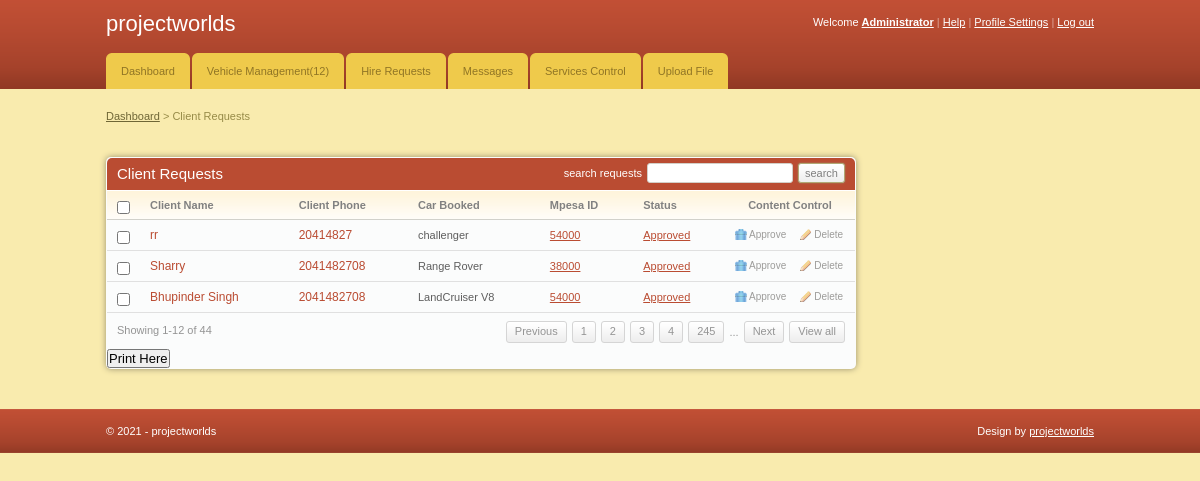
The page /admin/client_requests.php (signed in) on the database its author committed.
### tables this page shows
CREATE TABLE `client` (
  `client_id` int(11) NOT NULL,
  `fname` varchar(255) NOT NULL,
  `email` varchar(255) NOT NULL,
  `id_no` int(11) NOT NULL,
  `phone` int(11) NOT NULL,
  `location` varchar(255) NOT NULL,
  `gender` varchar(255) NOT NULL,
  `car_id` int(11) NOT NULL,
  `status` varchar(255) NOT NULL,
  `mpesa` varchar(255) NOT NULL
);

CREATE TABLE `cars` (
  `car_id` int(11) NOT NULL,
  `car_name` varchar(255) NOT NULL,
  `car_type` varchar(255) NOT NULL,
  `image` text NOT NULL,
  `hire_cost` int(11) NOT NULL,
  `capacity` int(11) NOT NULL,
  `status` varchar(255) NOT NULL,
  `date` date NOT NULL DEFAULT current_timestamp(),
  `model` int(11) NOT NULL
);

### admin/client_requests.php (the view, shortened to what this page needs)
<!DOCTYPE html PUBLIC "-//W3C//DTD XHTML 1.0 Transitional//EN" "http://www.w3.org/TR/xhtml1/DTD/xhtml1-transitional.dtd">
<html xmlns="http://www.w3.org/1999/xhtml">
<head>
	<link rel="stylesheet" href="css/style.css" type="text/css" media="all" />
</head>
<body>
<div id="header">
	<div class="shell">
		<?php
			include 'menu.php';
		?>
	</div>
</div>
<div id="container">
	<div class="shell">
		<div class="small-nav">
			<a href="index.php">Dashboard</a>
			<span>&gt;</span>
			Client Requests
		</div>
		<br />
		<div id="main">
			<div id="content">
				<div class="box">
					<div class="box-head">
						<h2 class="left">Client Requests</h2>
						<div class="right">
							<label>search requests</label>
							<input type="text" class="field small-field" />
							<input type="submit" class="button" value="search" />
						</div>
					</div>
					<div class="table">
						<table width="100%" border="0" cellspacing="0" cellpadding="0">
							<tr>
								<th width="13"><input type="checkbox" class="checkbox" /></th>
								<th>Client Name</th>
								<th>Client Phone</th>
								<th>Car Booked</th>
								<th>Mpesa ID</th>
								<th>Status</th>
								<th width="110" class="ac">Content Control</th>
							</tr>
							<?php
								include '../includes/config.php';
								$select = "SELECT client.client_id,client.fname,client.phone,cars.car_name,cars.hire_cost,client.status
										FROM client JOIN cars ON client.car_id=cars.car_id";
								$result = $conn->query($select);
								while($row = $result->fetch_assoc()){
							?>
							<tr>
								<td><input type="checkbox" class="checkbox" /></td>
								<td><h3><a href="#"><?php echo $row['fname'] ?></a></h3></td>
								<td><h3><a href="#"><?php echo $row['phone'] ?></a></h3></td>
								<td><?php echo $row['car_name'] ?></td>
								<td><a href="#"><?php echo $row['hire_cost'] ?></a></td>
								<td><a href="#"><?php echo $row['status'] ?></a></td>
								<td><a href="javascript:sureToApprove(<?php echo $row['client_id'];?>)" class="ico del">Approve</a><a href="javascript:sureToApprovehirerequest(<?php echo $row['client_id'];?>)" class="ico edit">Delete</a></td>
							</tr>
							<?php
								}
							?>
						</table>
						<div class="pagging">
							<div class="left">Showing 1-12 of 44</div>
							<div class="right">
								<a href="#">Previous</a>
								<a href="#">1</a>
								<a href="#">2</a>
								<a href="#">3</a>
								<a href="#">4</a>
								<a href="#">245</a>
								<span>...</span>
								<a href="#">Next</a>
								<a href="#">View all</a>
							</div>
						</div>
					</div>
					<h2><input type="submit" onclick="window.print()" value="Print Here" /></h2>
				</div>
			</div>
		</div>
	</div>
</div>
<div id="footer">
	<div class="shell">
		<span class="left">&copy; <?php echo date("Y");?> - projectworlds</span>
		<span class="right">
			Design by <a href="http://projectworlds.in">projectworlds</a>
		</span>
	</div>
</div>
</body>
</html>

### admin/css/style.css (style rules this page uses)
* { padding:0; margin:0; outline:0; }
body { background:#f9ebae; font-family: Verdana, sans-serif; font-size:11px; line-height:14px; color:#5e5e5e; }
input, textarea, select { font-family: Verdana, sans-serif; font-size:13px; }
.field { border:solid 1px #d3cfc7; background:#fff; padding:5px; }
.small-field { border:solid 1px #d3cfc7; background:#fff; padding:3px 1px; font-size:11px; }
.checkbox { width:13px; height:13px; vertical-align:top; position:relative; top:2px; }
.button { background:#eee url(images/button.gif) repeat-x 0 0; border:solid 1px #b1a874; color:#7f7f7f; font-size:11px; padding:2px 6px 2px 6px; cursor:pointer; line-height:14px !important; }
a { color:#ba4c32; text-decoration: underline; cursor:pointer; }
.left, .alignleft { float:left; display:inline; }
.right, .alignright { float:right; display:inline; }
.ac { text-align: center !important; }
h2 { font-size:15px; font-weight: normal; }
h3 { font-size:12px; line-height:14px; font-weight: normal; }
h3 a { text-decoration: none; }
.shell { width:988px; margin:0 auto; }
#header { height:89px; background:url(images/header.gif); white-space:nowrap; }
#container { padding:20px 0; }
.small-nav { color:#978b48; padding-bottom:20px; }
.small-nav a { color:#6f6636; }
#content { float:left; width:750px; }
.table th { background:#fffdfa url(images/th.gif) repeat-x 0 0; color:#818181; text-align: left; padding:7px 10px; border-bottom:solid 1px #d2d1cb; }
.table td { background:#fbfcfc; border-bottom:solid 1px #e0e0e0; padding:8px 10px; }
.box { background:#fbfcfc; height:100%; padding:1px; margin-bottom:20px; }
.box-head { background:#ba4c32; height:32px; color:#fff; padding: 0 10px; line-height:32px; white-space:nowrap; border-bottom:solid 1px #fff; }
.box-head .right { padding-top:5px; line-height:13px; }
.box-head .right label, .box-head .right input { float:left; }
.box-head .right label { padding:4px 0 0 0; }
.box-head .right input { margin-left:5px; }
.pagging { height:20px; padding:8px 10px; line-height:19px; color:#949494; }
.pagging a { background:url(images/pagging.gif) repeat-x 0 0; height:20px; float:left; padding:0 8px; border:solid 1px #d5d5d5; text-decoration: none; color:#949494; margin-left:5px; }
.pagging span { float:left; margin-left:5px; padding-top:2px; }
a.ico { color:#9d9c9a; font-size:10px; text-decoration: none; padding:0 0 0 14px; background-repeat:no-repeat; background-position:0 0; }
a.del { background-image:url(images/del.gif) }
a.edit { background-image:url(images/edit.gif); margin-left:14px; }
#footer { height:44px; background:url(images/footer.gif); line-height:44px; color:#fff; }
#footer a { color:#fff; }
.box { -moz-border-radius:5px; -webkit-border-radius:5px; -moz-box-shadow: 0 0 6px #978f6c; -webkit-box-shadow: 0 0 6px #978f6c; }
.box-head { -moz-border-radius-topleft:5px; -moz-border-radius-topright:5px; -webkit-border-top-left-radius:5px; -webkit-border-top-right-radius:5px; }
.field, .button { -moz-border-radius:4px; -webkit-border-radius:4px; }
.small-field, .button, .pagging a { -moz-border-radius:3px; -webkit-border-radius:3px; }
.button { -moz-box-shadow: 0 0 2px #978f6c; -webkit-box-shadow: 0 0 2px #978f6c; }

### rows shown on the page
client: fname "rr", phone "20414827", car.car_name "challenger", car.hire_cost "54000", status "Approved"
client: fname "Sharry", phone "2041482708", car.car_name "Range Rover", car.hire_cost "38000", status "Approved"
client: fname "Bhupinder Singh", phone "2041482708", car.car_name "LandCruiser V8", car.hire_cost "54000", status "Approved"

### other values the page prints
$count_car "12"
